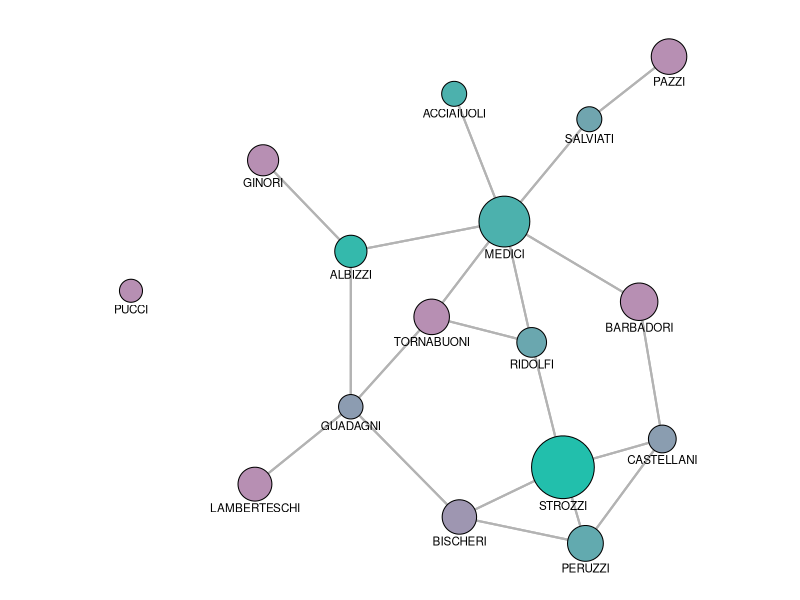
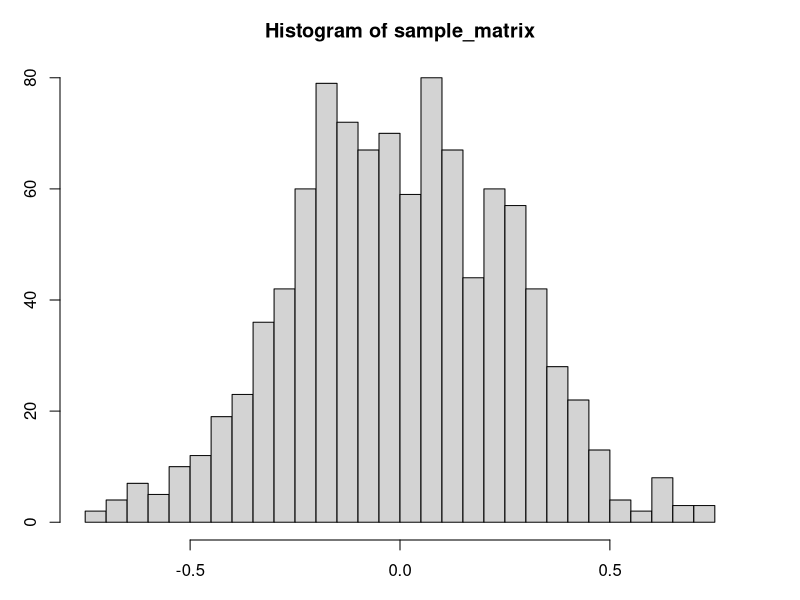
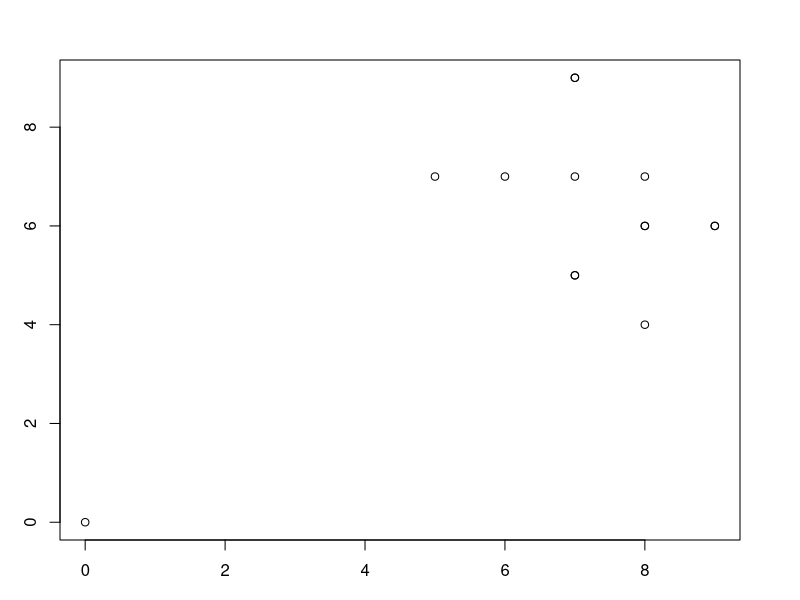
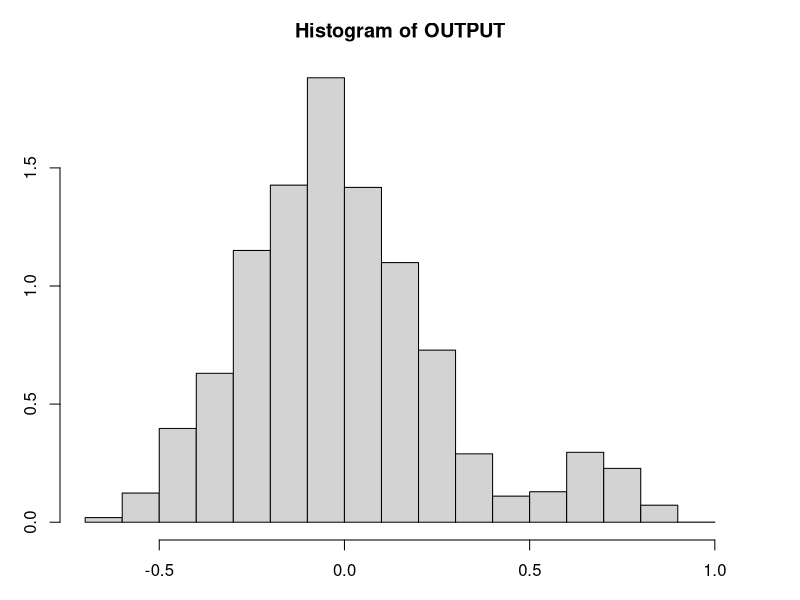
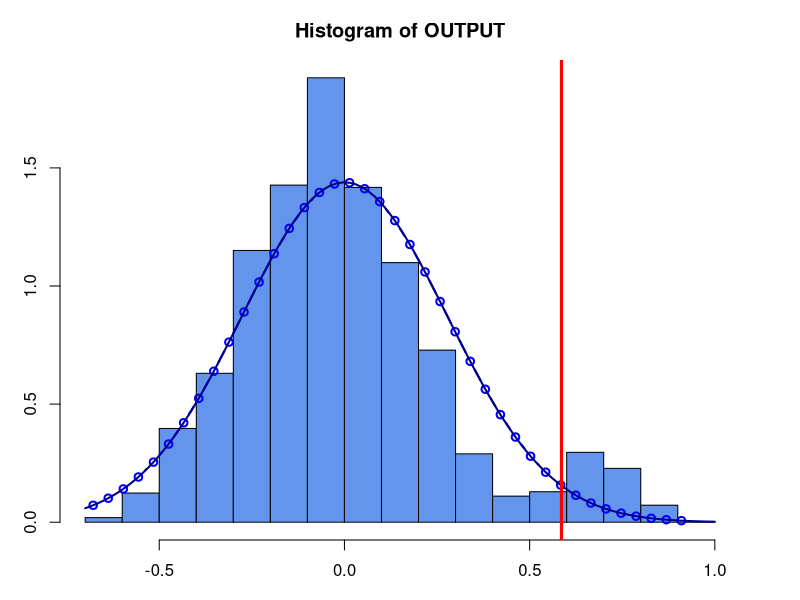

The R script that drew these images, in order:
## ---- chunk 1
# Libraries import
library(sna)
library(tidyverse)

# Data import
PFM<-as.matrix(read.csv("Datasets/Padgett_FlorentineFamilies_Marriage.csv",
                        stringsAsFactors=FALSE, row.names=1))
PFA<-read.csv("Datasets/Padgett_FlorentineFamilies_Attributes.csv",
              stringsAsFactors=FALSE, row.names=1)

# Converting the matrix into network
PFMn<-as.network(PFM, directed=F)

summary(PFMn)
## ---- chunk 2
# Working on nodes colors...
## Defining the number of colors necessary to map wealth 
n_colors<-max(PFA$Priors)-min(PFA$Priors)+1

## Create a function to generate a palette
colfunc <- colorRampPalette(c("#B78FB3", "#22BFAC"))

## Generate range
vertex_color<-colfunc(n_colors)[PFA$Priors-min(PFA$Priors)+1]

par(mar = c(0,0,0,0))
# Plotting the families based on their wealth
gplot(PFMn, 
      gmode="graph",
      #layout
      mode="fruchtermanreingold",
      jitter=F,
      #ties
      edge.col="grey70",
      #nodes
      vertex.col=vertex_color,
      vertex.cex=PFA$Wealth/80+1,
      #labels
      displaylabels=T,
      label.pos=1,
      label.cex=.7)
## ---- chunk 3
# Degree
as.data.frame(sna::degree(PFMn, gmode="graph"), rownames(PFM))
PFMn.Deg<-sna::degree(PFMn, gmode="graph")
## ---- chunk 4
############################
# STATISTICAL TESTS
############################

## Correlation test between degree and priors
cor.test(PFMn.Deg,PFA$Priors) # positive correlation

## Linear Model
M1<-lm(PFMn.Deg~PFA$Priors) 
summary(M1)
## ---- chunk 5
# PERMUTATION BASED APPROACH

## Data preparation
PFA.P<-PFA$Priors
sample(PFA.P) # Sample of priors with no replacement

sample_matrix<-matrix(NA,1000,1) # Initializing the matrix

for (k in c(1:1000))
{
  PFA.P_PERM<-sample(PFA.P) # Permutation of Priors
  # Compute correlation between degree and Priors permuted
  sample_matrix[k,1]<-cor(PFMn.Deg,PFA.P_PERM) 
}

## Information of the Matrix with correlations
summary(sample_matrix)

## Plotting the correlation trend among samplings
par(mar=c(3,3,3,3))
hist(sample_matrix, breaks=50)
## ---- chunk 6
## Sum 
(corRealValue<-cor(PFMn.Deg,PFA$Priors)) # Actual correlation with no sampling
sum(sample_matrix>=corRealValue)/1000 # Mean correlation above actual cor
sum(sample_matrix<=-corRealValue)/1000 # Mean correlation below actual cor

# Summing them
sum(sample_matrix>=corRealValue)/1000 + sum(sample_matrix<=-corRealValue)/1000

# Consinder the absolute number of correlation
sum(sample_matrix>=abs(corRealValue))/1000
sum(sample_matrix<=-abs(corRealValue))/1000
sum(sample_matrix>=abs(corRealValue))/1000 + sum(sample_matrix<=-abs(corRealValue))/1000
## ---- chunk 7
# SPECIFIC DATA SAMPLING
x1<-c(7,8,6,7,0,8,9,7,8,5,9,7,8,7)
y1<-c(5,6,7,9,0,4,6,5,6,7,6,7,7,9)
plot(x1,y1)
cor(x1,y1)
cor.test(x1,y1)

# Initializing output as matrix that does not follow a 
# normal distribution through permutation based approaches
OUTPUT<-matrix(NA,20000,1)
for (k in c(1:20000))
{
  x1_PERM<-sample(x1)
  OUTPUT[k,1]<-cor(y1,x1_PERM)
}
hist(OUTPUT, nclass=20, prob=T)

## 95%-CI
mean(OUTPUT)+sd(OUTPUT)*1.96
mean(OUTPUT)-sd(OUTPUT)*1.96
## ---- chunk 8
## 2 approaches
x <- seq(min(OUTPUT), max(OUTPUT), length = 40)
f <- dnorm(x, mean = mean(OUTPUT), sd = sd(OUTPUT))

hist(OUTPUT, nclass=20, prob=T, col="cornflowerblue")
lines(x, f, col = "blue", lwd = 2, type = "b")

curve(dnorm(x, mean=mean(OUTPUT), sd=sd(OUTPUT)), 
      col="darkblue", lwd=2, add=TRUE)
sum(OUTPUT>cor(x1,y1))/20000

abline(v=cor(x1,y1), lwd=3, col="red")
